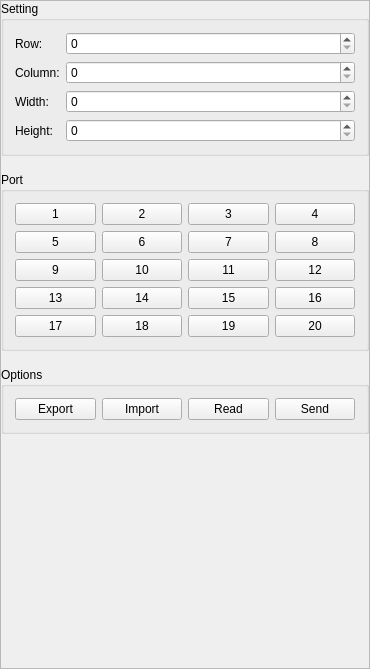
<?xml version="1.0" encoding="UTF-8"?>
<ui version="4.0">
 <class>MCConnection</class>
 <widget class="QWidget" name="MCConnection">
  <property name="geometry">
   <rect>
    <x>0</x>
    <y>0</y>
    <width>370</width>
    <height>669</height>
   </rect>
  </property>
  <property name="windowTitle">
   <string>MCConnection</string>
  </property>
  <layout class="QVBoxLayout" name="verticalLayout">
   <property name="spacing">
    <number>0</number>
   </property>
   <property name="leftMargin">
    <number>0</number>
   </property>
   <property name="topMargin">
    <number>0</number>
   </property>
   <property name="rightMargin">
    <number>0</number>
   </property>
   <property name="bottomMargin">
    <number>0</number>
   </property>
   <item>
    <widget class="QScrollArea" name="scrollArea">
     <property name="widgetResizable">
      <bool>true</bool>
     </property>
     <widget class="QWidget" name="scrollAreaWidgetContents">
      <property name="geometry">
       <rect>
        <x>0</x>
        <y>0</y>
        <width>368</width>
        <height>667</height>
       </rect>
      </property>
      <layout class="QVBoxLayout" name="verticalLayout_2">
       <property name="spacing">
        <number>16</number>
       </property>
       <property name="leftMargin">
        <number>0</number>
       </property>
       <property name="topMargin">
        <number>0</number>
       </property>
       <property name="rightMargin">
        <number>0</number>
       </property>
       <property name="bottomMargin">
        <number>0</number>
       </property>
       <item>
        <widget class="QGroupBox" name="groupBox">
         <property name="title">
          <string>Setting</string>
         </property>
         <layout class="QGridLayout" name="gridLayout_2" columnstretch="0,1">
          <item row="0" column="0">
           <widget class="QLabel" name="label_2">
            <property name="sizePolicy">
             <sizepolicy hsizetype="Preferred" vsizetype="Preferred">
              <horstretch>0</horstretch>
              <verstretch>0</verstretch>
             </sizepolicy>
            </property>
            <property name="text">
             <string>Row:</string>
            </property>
           </widget>
          </item>
          <item row="1" column="1">
           <widget class="QSpinBox" name="spinBoxCol"/>
          </item>
          <item row="3" column="1">
           <widget class="QSpinBox" name="spinBoxWidth"/>
          </item>
          <item row="0" column="1">
           <widget class="QSpinBox" name="spinBoxRow"/>
          </item>
          <item row="1" column="0">
           <widget class="QLabel" name="label">
            <property name="sizePolicy">
             <sizepolicy hsizetype="Preferred" vsizetype="Preferred">
              <horstretch>0</horstretch>
              <verstretch>0</verstretch>
             </sizepolicy>
            </property>
            <property name="text">
             <string>Column:</string>
            </property>
           </widget>
          </item>
          <item row="3" column="0">
           <widget class="QLabel" name="label_3">
            <property name="sizePolicy">
             <sizepolicy hsizetype="Preferred" vsizetype="Preferred">
              <horstretch>0</horstretch>
              <verstretch>0</verstretch>
             </sizepolicy>
            </property>
            <property name="text">
             <string>Width:</string>
            </property>
           </widget>
          </item>
          <item row="4" column="0">
           <widget class="QLabel" name="label_4">
            <property name="sizePolicy">
             <sizepolicy hsizetype="Preferred" vsizetype="Preferred">
              <horstretch>0</horstretch>
              <verstretch>0</verstretch>
             </sizepolicy>
            </property>
            <property name="text">
             <string>Height:</string>
            </property>
           </widget>
          </item>
          <item row="4" column="1">
           <widget class="QSpinBox" name="spinBoxHeight"/>
          </item>
         </layout>
        </widget>
       </item>
       <item>
        <widget class="QGroupBox" name="groupBox_2">
         <property name="sizePolicy">
          <sizepolicy hsizetype="Minimum" vsizetype="Preferred">
           <horstretch>0</horstretch>
           <verstretch>0</verstretch>
          </sizepolicy>
         </property>
         <property name="title">
          <string>Port</string>
         </property>
         <property name="flat">
          <bool>false</bool>
         </property>
         <property name="checkable">
          <bool>false</bool>
         </property>
         <layout class="QGridLayout" name="gridLayout">
          <item row="2" column="2">
           <widget class="QPushButton" name="btnPort7">
            <property name="sizePolicy">
             <sizepolicy hsizetype="Minimum" vsizetype="Preferred">
              <horstretch>0</horstretch>
              <verstretch>0</verstretch>
             </sizepolicy>
            </property>
            <property name="text">
             <string>7</string>
            </property>
           </widget>
          </item>
          <item row="4" column="0">
           <widget class="QPushButton" name="btnPort13">
            <property name="sizePolicy">
             <sizepolicy hsizetype="Minimum" vsizetype="Preferred">
              <horstretch>0</horstretch>
              <verstretch>0</verstretch>
             </sizepolicy>
            </property>
            <property name="text">
             <string>13</string>
            </property>
           </widget>
          </item>
          <item row="2" column="3">
           <widget class="QPushButton" name="btnPort8">
            <property name="sizePolicy">
             <sizepolicy hsizetype="Minimum" vsizetype="Preferred">
              <horstretch>0</horstretch>
              <verstretch>0</verstretch>
             </sizepolicy>
            </property>
            <property name="text">
             <string>8</string>
            </property>
           </widget>
          </item>
          <item row="3" column="1">
           <widget class="QPushButton" name="btnPort10">
            <property name="sizePolicy">
             <sizepolicy hsizetype="Minimum" vsizetype="Preferred">
              <horstretch>0</horstretch>
              <verstretch>0</verstretch>
             </sizepolicy>
            </property>
            <property name="text">
             <string>10</string>
            </property>
           </widget>
          </item>
          <item row="0" column="3">
           <widget class="QPushButton" name="btnPort4">
            <property name="sizePolicy">
             <sizepolicy hsizetype="Minimum" vsizetype="Preferred">
              <horstretch>0</horstretch>
              <verstretch>0</verstretch>
             </sizepolicy>
            </property>
            <property name="text">
             <string>4</string>
            </property>
           </widget>
          </item>
          <item row="3" column="3">
           <widget class="QPushButton" name="btnPort12">
            <property name="sizePolicy">
             <sizepolicy hsizetype="Minimum" vsizetype="Preferred">
              <horstretch>0</horstretch>
              <verstretch>0</verstretch>
             </sizepolicy>
            </property>
            <property name="text">
             <string>12</string>
            </property>
           </widget>
          </item>
          <item row="2" column="1">
           <widget class="QPushButton" name="btnPort6">
            <property name="sizePolicy">
             <sizepolicy hsizetype="Minimum" vsizetype="Preferred">
              <horstretch>0</horstretch>
              <verstretch>0</verstretch>
             </sizepolicy>
            </property>
            <property name="text">
             <string>6</string>
            </property>
           </widget>
          </item>
          <item row="5" column="3">
           <widget class="QPushButton" name="btnPort20">
            <property name="sizePolicy">
             <sizepolicy hsizetype="Minimum" vsizetype="Preferred">
              <horstretch>0</horstretch>
              <verstretch>0</verstretch>
             </sizepolicy>
            </property>
            <property name="text">
             <string>20</string>
            </property>
           </widget>
          </item>
          <item row="5" column="0">
           <widget class="QPushButton" name="btnPort17">
            <property name="sizePolicy">
             <sizepolicy hsizetype="Minimum" vsizetype="Preferred">
              <horstretch>0</horstretch>
              <verstretch>0</verstretch>
             </sizepolicy>
            </property>
            <property name="text">
             <string>17</string>
            </property>
           </widget>
          </item>
          <item row="0" column="0">
           <widget class="QPushButton" name="btnPort1">
            <property name="sizePolicy">
             <sizepolicy hsizetype="Minimum" vsizetype="Preferred">
              <horstretch>0</horstretch>
              <verstretch>0</verstretch>
             </sizepolicy>
            </property>
            <property name="text">
             <string>1</string>
            </property>
           </widget>
          </item>
          <item row="4" column="2">
           <widget class="QPushButton" name="btnPort15">
            <property name="sizePolicy">
             <sizepolicy hsizetype="Minimum" vsizetype="Preferred">
              <horstretch>0</horstretch>
              <verstretch>0</verstretch>
             </sizepolicy>
            </property>
            <property name="text">
             <string>15</string>
            </property>
           </widget>
          </item>
          <item row="3" column="0">
           <widget class="QPushButton" name="btnPort9">
            <property name="sizePolicy">
             <sizepolicy hsizetype="Minimum" vsizetype="Preferred">
              <horstretch>0</horstretch>
              <verstretch>0</verstretch>
             </sizepolicy>
            </property>
            <property name="text">
             <string>9</string>
            </property>
           </widget>
          </item>
          <item row="0" column="1">
           <widget class="QPushButton" name="btnPort2">
            <property name="sizePolicy">
             <sizepolicy hsizetype="Minimum" vsizetype="Preferred">
              <horstretch>0</horstretch>
              <verstretch>0</verstretch>
             </sizepolicy>
            </property>
            <property name="text">
             <string>2</string>
            </property>
           </widget>
          </item>
          <item row="4" column="1">
           <widget class="QPushButton" name="btnPort14">
            <property name="sizePolicy">
             <sizepolicy hsizetype="Minimum" vsizetype="Preferred">
              <horstretch>0</horstretch>
              <verstretch>0</verstretch>
             </sizepolicy>
            </property>
            <property name="text">
             <string>14</string>
            </property>
           </widget>
          </item>
          <item row="3" column="2">
           <widget class="QPushButton" name="btnPort11">
            <property name="sizePolicy">
             <sizepolicy hsizetype="Minimum" vsizetype="Preferred">
              <horstretch>0</horstretch>
              <verstretch>0</verstretch>
             </sizepolicy>
            </property>
            <property name="text">
             <string>11</string>
            </property>
           </widget>
          </item>
          <item row="4" column="3">
           <widget class="QPushButton" name="btnPort16">
            <property name="sizePolicy">
             <sizepolicy hsizetype="Minimum" vsizetype="Preferred">
              <horstretch>0</horstretch>
              <verstretch>0</verstretch>
             </sizepolicy>
            </property>
            <property name="text">
             <string>16</string>
            </property>
           </widget>
          </item>
          <item row="5" column="2">
           <widget class="QPushButton" name="btnPort19">
            <property name="sizePolicy">
             <sizepolicy hsizetype="Minimum" vsizetype="Preferred">
              <horstretch>0</horstretch>
              <verstretch>0</verstretch>
             </sizepolicy>
            </property>
            <property name="text">
             <string>19</string>
            </property>
           </widget>
          </item>
          <item row="2" column="0">
           <widget class="QPushButton" name="btnPort5">
            <property name="sizePolicy">
             <sizepolicy hsizetype="Minimum" vsizetype="Preferred">
              <horstretch>0</horstretch>
              <verstretch>0</verstretch>
             </sizepolicy>
            </property>
            <property name="text">
             <string>5</string>
            </property>
           </widget>
          </item>
          <item row="0" column="2">
           <widget class="QPushButton" name="btnPort3">
            <property name="sizePolicy">
             <sizepolicy hsizetype="Minimum" vsizetype="Preferred">
              <horstretch>0</horstretch>
              <verstretch>0</verstretch>
             </sizepolicy>
            </property>
            <property name="text">
             <string>3</string>
            </property>
           </widget>
          </item>
          <item row="5" column="1">
           <widget class="QPushButton" name="btnPort18">
            <property name="sizePolicy">
             <sizepolicy hsizetype="Minimum" vsizetype="Preferred">
              <horstretch>0</horstretch>
              <verstretch>0</verstretch>
             </sizepolicy>
            </property>
            <property name="text">
             <string>18</string>
            </property>
           </widget>
          </item>
         </layout>
        </widget>
       </item>
       <item>
        <widget class="QGroupBox" name="groupBox_3">
         <property name="title">
          <string>Options</string>
         </property>
         <layout class="QHBoxLayout" name="horizontalLayout">
          <item>
           <widget class="QPushButton" name="btnExport">
            <property name="text">
             <string>Export</string>
            </property>
           </widget>
          </item>
          <item>
           <widget class="QPushButton" name="btnImport">
            <property name="text">
             <string>Import</string>
            </property>
           </widget>
          </item>
          <item>
           <widget class="QPushButton" name="btnConnectionRead">
            <property name="sizePolicy">
             <sizepolicy hsizetype="Minimum" vsizetype="Fixed">
              <horstretch>0</horstretch>
              <verstretch>0</verstretch>
             </sizepolicy>
            </property>
            <property name="text">
             <string>Read</string>
            </property>
           </widget>
          </item>
          <item>
           <widget class="QPushButton" name="btnConnectionSend">
            <property name="sizePolicy">
             <sizepolicy hsizetype="Minimum" vsizetype="Fixed">
              <horstretch>0</horstretch>
              <verstretch>0</verstretch>
             </sizepolicy>
            </property>
            <property name="text">
             <string>Send</string>
            </property>
           </widget>
          </item>
         </layout>
        </widget>
       </item>
       <item>
        <spacer name="verticalSpacer">
         <property name="orientation">
          <enum>Qt::Vertical</enum>
         </property>
         <property name="sizeType">
          <enum>QSizePolicy::Expanding</enum>
         </property>
         <property name="sizeHint" stdset="0">
          <size>
           <width>20</width>
           <height>115</height>
          </size>
         </property>
        </spacer>
       </item>
      </layout>
     </widget>
    </widget>
   </item>
  </layout>
 </widget>
 <layoutdefault spacing="6" margin="11"/>
 <tabstops>
  <tabstop>scrollArea</tabstop>
  <tabstop>spinBoxRow</tabstop>
  <tabstop>spinBoxCol</tabstop>
  <tabstop>spinBoxWidth</tabstop>
  <tabstop>spinBoxHeight</tabstop>
  <tabstop>btnPort1</tabstop>
  <tabstop>btnPort2</tabstop>
  <tabstop>btnPort3</tabstop>
  <tabstop>btnPort4</tabstop>
  <tabstop>btnPort5</tabstop>
  <tabstop>btnPort6</tabstop>
  <tabstop>btnPort7</tabstop>
  <tabstop>btnPort8</tabstop>
  <tabstop>btnPort9</tabstop>
  <tabstop>btnPort10</tabstop>
  <tabstop>btnPort11</tabstop>
  <tabstop>btnPort12</tabstop>
  <tabstop>btnPort13</tabstop>
  <tabstop>btnPort14</tabstop>
  <tabstop>btnPort15</tabstop>
  <tabstop>btnPort16</tabstop>
  <tabstop>btnPort17</tabstop>
  <tabstop>btnPort18</tabstop>
  <tabstop>btnPort19</tabstop>
  <tabstop>btnPort20</tabstop>
  <tabstop>btnConnectionRead</tabstop>
  <tabstop>btnConnectionSend</tabstop>
 </tabstops>
 <resources/>
 <connections/>
</ui>
